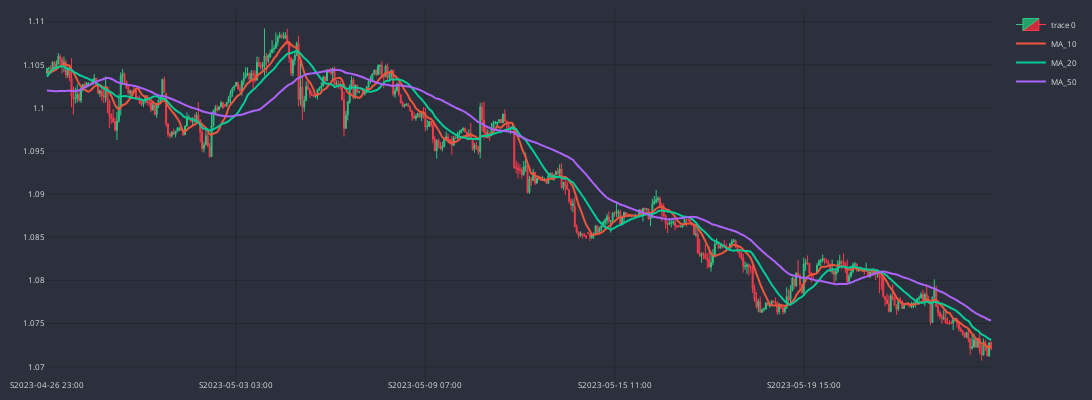

Here is the notebook cell this chart was saved with:
### Code cell
cp.show_plot(line_traces=["MA_10","MA_20","MA_50"])

### Figure 1 — Plotly figure (JSON) as saved in the notebook; plotly's stock layout.template omitted (floating-point values rounded to 4 significant figures; data arrays with more than 128 entries replaced by an {"elided": "..."} marker saying what was removed)
{"data": [{"close": {"elided": "500 float values"}, "decreasing": {"fillcolor": "#CC2E3C", "line": {"color": "#FF3A4C"}}, "high": {"elided": "500 float values"}, "increasing": {"fillcolor": "#24A06B", "line": {"color": "#2EC886"}}, "line": {"width": 1}, "low": {"elided": "500 float values"}, "opacity": 1, "open": {"elided": "500 float values"}, "type": "candlestick", "x": {"elided": "500 str values"}}, {"line": {"shape": "spline", "width": 2}, "name": "MA_10", "type": "scatter", "x": {"elided": "500 str values"}, "y": {"elided": "500 float values"}}, {"line": {"shape": "spline", "width": 2}, "name": "MA_20", "type": "scatter", "x": {"elided": "500 str values"}, "y": {"elided": "500 float values"}}, {"line": {"shape": "spline", "width": 2}, "name": "MA_50", "type": "scatter", "x": {"elided": "500 str values"}, "y": {"elided": "500 float values"}}], "layout": {"font": {"color": "#e1e1e1", "size": 8}, "height": 400, "margin": {"b": 10, "l": 10, "r": 10, "t": 10}, "paper_bgcolor": "#2c303c", "plot_bgcolor": "#2c303c", "width": 1100, "xaxis": {"autorange": true, "gridcolor": "#1f292f", "nticks": 5, "range": [-0.5, 499.5], "rangeslider": {"visible": false, "yaxis": {}}, "type": "category"}, "yaxis": {"autorange": true, "gridcolor": "#1f292f", "range": [1.069, 1.111], "type": "linear"}}}
